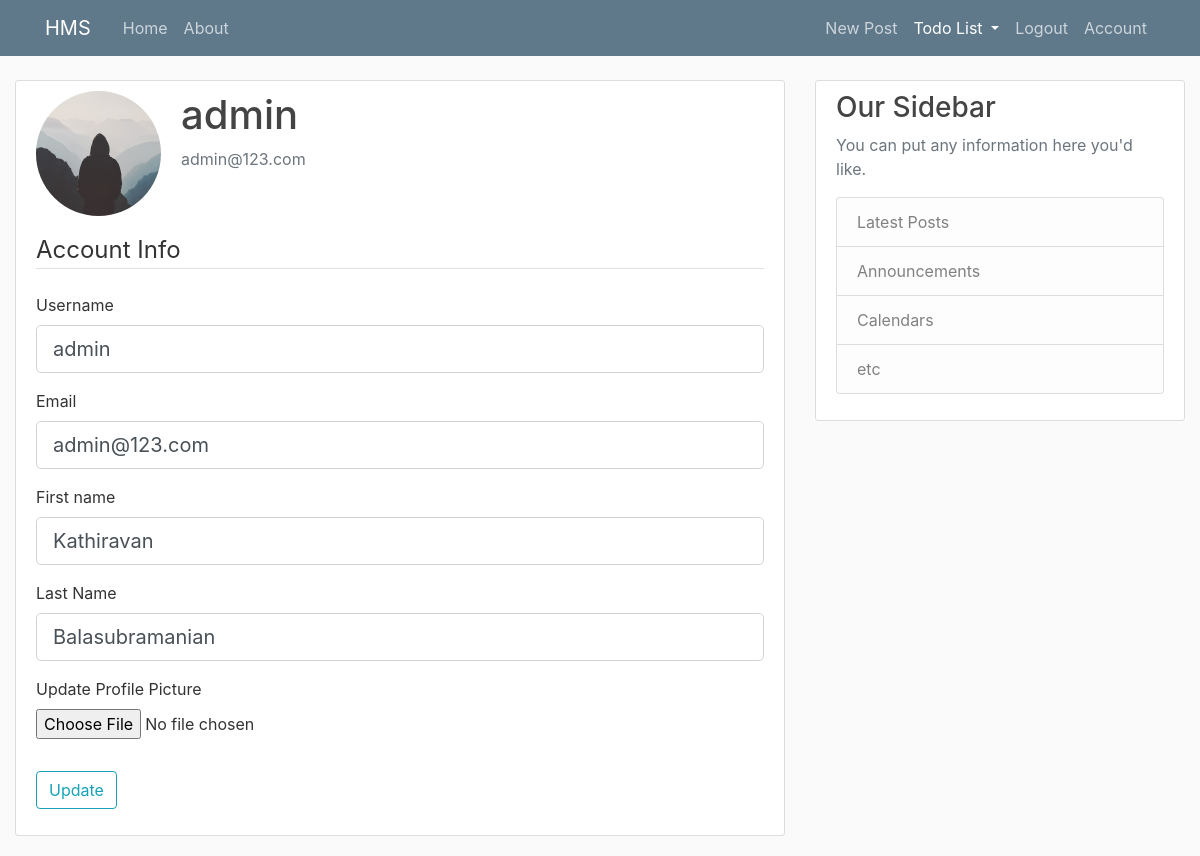
/account (signed in), run on the app's committed database.
### app/models.py (models this page shows, shortened)
class User(db.Model, UserMixin):
    __tablename__ = 'users'
    id = db.Column(db.Integer, primary_key=True)
    active = db.Column('is_active', db.Boolean(),
                       nullable=False, server_default='1')
    username = db.Column(db.String(20), unique=True, nullable=False)
    email = db.Column(db.String(255, collation='NOCASE'),
                      nullable=False, unique=True)
    email_confirmed_at = db.Column(db.DateTime())
    password = db.Column(db.String(255), nullable=False, server_default='')
    image_file = db.Column(db.String(20), nullable=False,
                           default='default.jpg')
    first_name = db.Column(db.String(100, collation='NOCASE'),
                           nullable=False, server_default='')
    last_name = db.Column(db.String(100, collation='NOCASE'),
                          nullable=False, server_default='')
    roles = db.relationship('Role', secondary='user_roles')
    posts = db.relationship('Post', backref='author', lazy=True)
    todoLists = db.relationship('ToDoList', backref="user", lazy=True)

### app/users/routes.py (the view)
@users.route('/account', methods=['GET', 'POST'])
@login_required
def account():
    form = UpdateAccountForm()
    if form.validate_on_submit():
        if form.picture.data:
            picture_file = save_picture(form.picture.data)
            current_user.image_file = picture_file
        current_user.username = form.username.data
        current_user.email = form.email.data
        current_user.first_name = form.first_name.data
        current_user.last_name = form.last_name.data
        db.session.commit()
        flash('Your account has been updated', 'success')
        return redirect(url_for('users.account'))
    elif request.method == 'GET':
        form.username.data = current_user.username
        form.email.data = current_user.email
        form.first_name.data = current_user.first_name
        form.last_name.data = current_user.last_name
    image_file = url_for(
        'static', filename='profile_pics/' + current_user.image_file)
    return render_template('/users/account.html', title='Account', image_file=image_file, form=form, roles=current_user.roles)

### app/users/forms.py (shortened to what this page needs)
class UpdateAccountForm(FlaskForm):
    username = StringField('Username', validators=[DataRequired(), Length(min=2, max=20)])
    email = StringField('Email', validators=[DataRequired(), Email()])
    first_name = StringField('First name', validators=[DataRequired(), Length(min=2, max=100)])
    last_name = StringField('Last Name', validators=[DataRequired(), Length(min=2, max=100)])
    picture = FileField('Update Profile Picture', validators=[FileAllowed(['jpg','png'])])
    submit = SubmitField('Update')

### app/models.py (called while the page is built)
@login_manager.user_loader
def load_user(user_id):
    return User.query.get(int(user_id))

### app/templates/users/account.html (shortened to what this page needs)
{% extends "layout.html" %}
{% block content %}
<div class="content-section">
    <div class="media">
        <img class="rounded-circle account-img" src="{{ image_file }}">
        <div class="media-body">
            <h2 class="account-heading">{{current_user.username }}</h2>
            <p class="text-secondary">{{ current_user.email }}</p>
        </div>
    </div>
    <form method="POST" action="" enctype="multipart/form-data">
        <fieldset class="form-group">
            <legend class="border-bottom mb-4">Account Info</legend>
            <div class="form-group">
                {{ form.username.label(class="form-control-label") }}
                {% if form.username.errors %}
                {{ form.username(class="form-control form-control-lg is-invalid") }}
                <div class="invalid-feedback">
                    {% for error in form.username.errors %}
                    <span>{{ error }}</span>
                    {% endfor %}
                </div>
                {% else %}
                {{ form.username(class="form-control form-control-lg") }}
                {% endif %}
            </div>
            <div class="form-group">
                {{ form.email.label(class="form-control-label") }}
                {% if form.email.errors %}
                {{ form.email(class="form-control form-control-lg is-invalid") }}
                <div class="invalid-feedback">
                    {% for error in form.email.errors %}
                    <span>{{ error }}</span>
                    {% endfor %}
                </div>
                {% else %}
                {{ form.email(class="form-control form-control-lg") }}
                {% endif %}
            </div>
            <div class="form-group">
                {{ form.first_name.label(class="form-control-label") }}
                {% if form.first_name.errors %}
                {{ form.first_name(class="form-control form-control-lg is-invalid") }}
                <div class="invalid-feedback">
                    {% for error in form.first_name.errors %}
                    <span>{{ error }}</span>
                    {% endfor %}
                </div>
                {% else %}
                {{ form.first_name(class="form-control form-control-lg") }}
                {% endif %}
            </div>
            <div class="form-group">
                {{ form.last_name.label(class="form-control-label") }}
                {% if form.last_name.errors %}
                {{ form.last_name(class="form-control form-control-lg is-invalid") }}
                <div class="invalid-feedback">
                    {% for error in form.last_name.errors %}
                    <span>{{ error }}</span>
                    {% endfor %}
                </div>
                {% else %}
                {{ form.last_name(class="form-control form-control-lg") }}
                {% endif %}
            </div>
            <div class="form-group">
                {{ form.picture.label(class="form-control-label") }}
                {{ form.picture(class="form-control-file") }}
            </div>
        </fieldset>
        <div class="form-group">
            {{ form.submit(class="btn btn-outline-info") }}
        </div>
    </form>
</div>
{% endblock content%}

### app/static/styles/main.css (style rules this page uses)
body { background: #fafafa; color: #333333; margin-top: 5rem; }
h1, h2, h3, h4, h5, h6 { color: #444444; }
.content-section { background: #ffffff; padding: 10px 20px; border: 1px solid #dddddd; border-radius: 3px; margin-bottom: 20px; }
.account-img { height: 125px; width: 125px; margin-right: 20px; margin-bottom: 16px; }
.account-heading { font-size: 2.5rem; }

### data on the page
User: username "admin", email "admin@123.com", first_name "Kathiravan", last_name "Balasubramanian"
